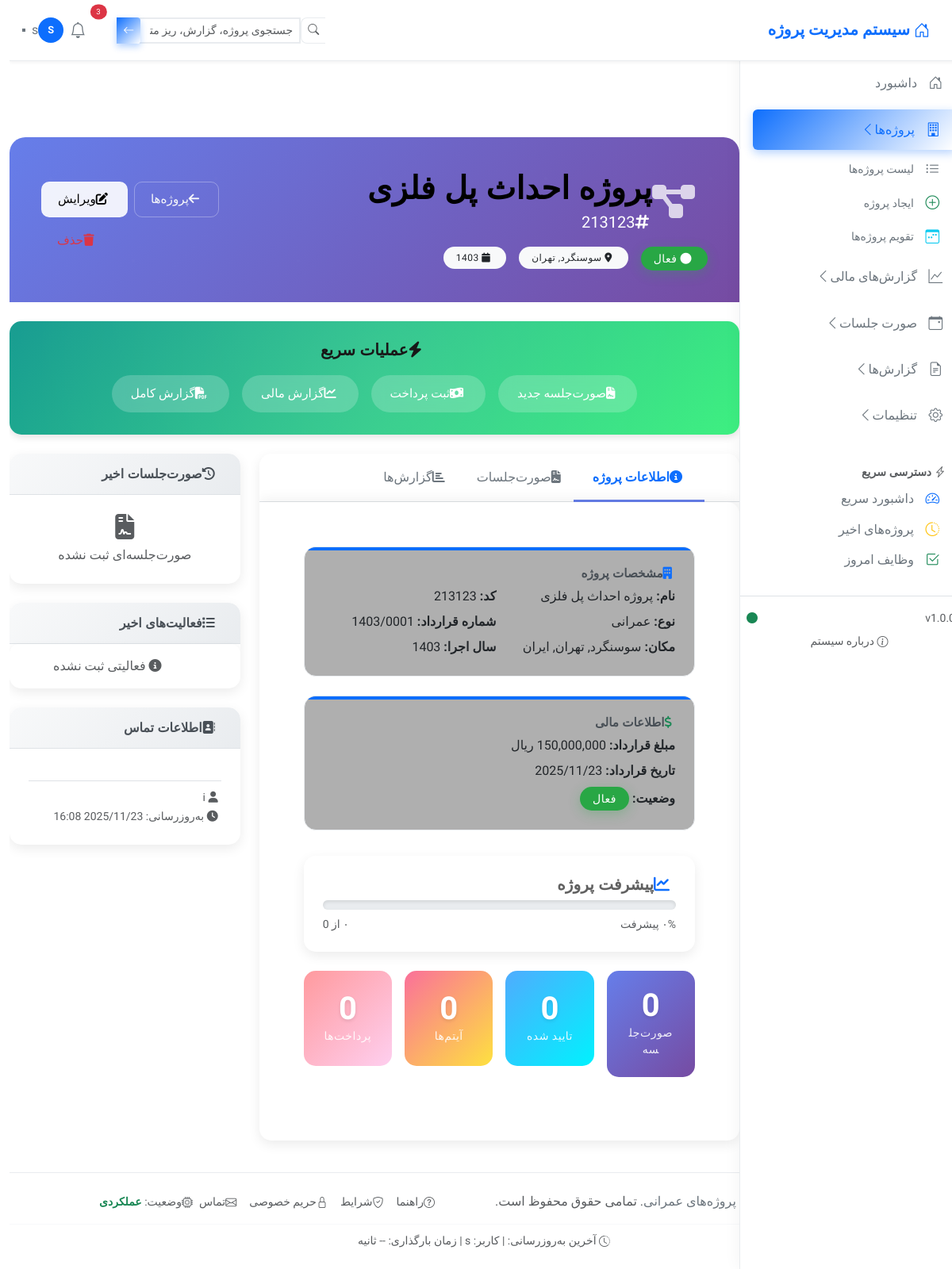
The page /projects/1/ (signed in) on the database as committed earlier.
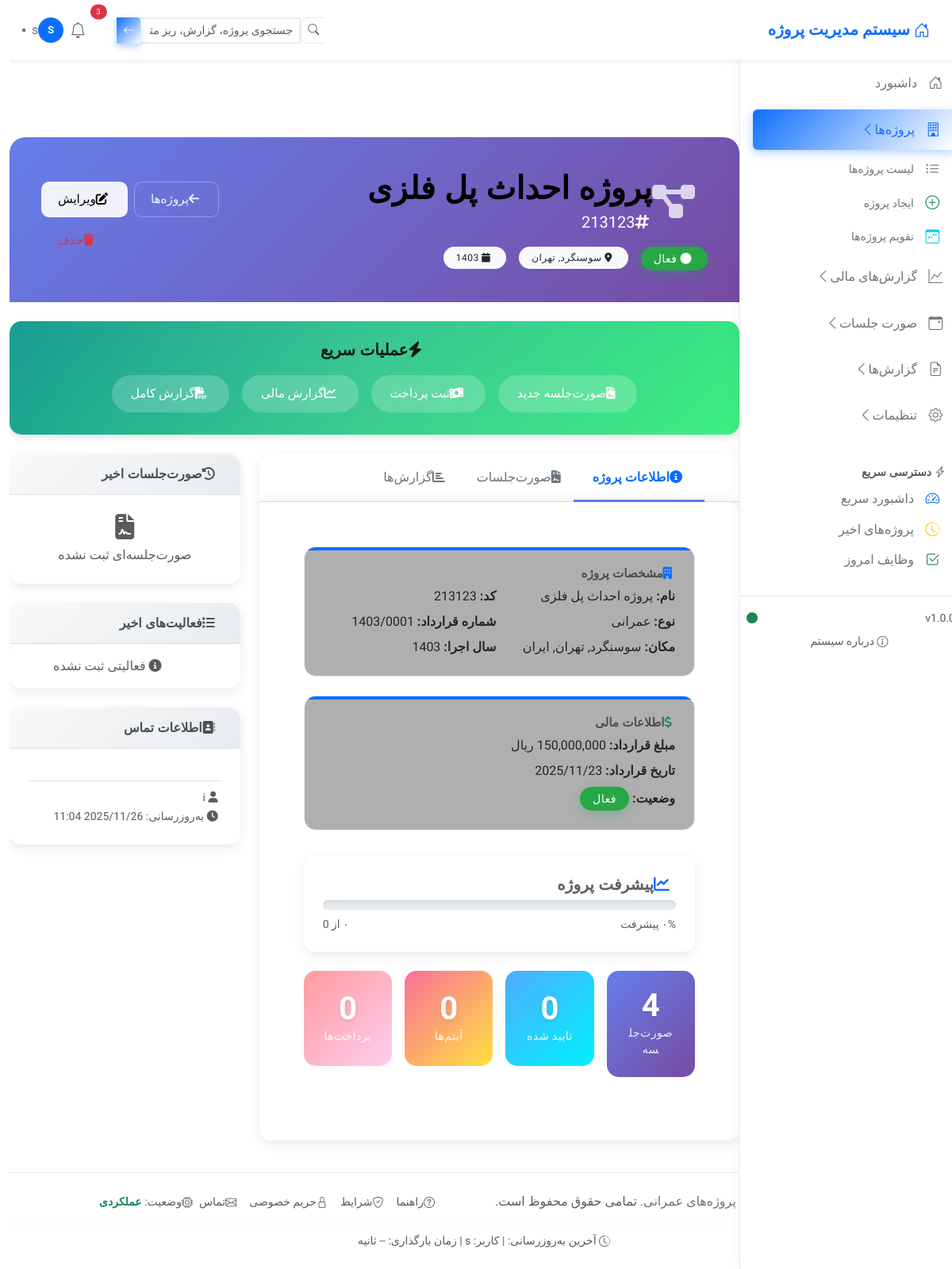
The same page on the database as committed later.
### project/models.py (models this page shows, shortened)
class Project(models.Model):
    STATUS_CHOICES = [
        ('draft', _('پیش‌نویس')),
        ('active', _('فعال')),
        ('in_progress', _('در حال اجرا')),
        ('under_review', _('در حال بررسی')),
        ('awaiting_approval', _('منتظر تأیید')),
        ('completed', _('تمام‌شده')),
        ('suspended', _('معلق')),
        ('cancelled', _('لغو شده')),
    ]
    PROJECT_TYPE_CHOICES = [
        ('civil', _('عمرانی')),
        ('building', _('ساختمانی')),
        ('bridge', _('پل‌سازی')),
        ('dam', _('سدسازی')),
        ('road', _('جاده‌سازی')),
        ('electrical', _('برقی')),
        ('mechanical', _('مکانیکی')),
        ('other', _('سایر')),
    ]
    created_by = models.ForeignKey(
        User,
        on_delete=models.CASCADE,
        related_name='created_projects',
        verbose_name=_('ایجادکننده'),
        help_text=_('کاربری که این پروژه را ایجاد کرده است')
    )
    project_name = models.CharField(
        max_length=255,
        verbose_name=_("نام پروژه"),
        help_text=_("نام کامل و دقیق پروژه")
    )
    project_code = models.CharField(
        max_length=50,
        unique=True,
        verbose_name=_("کد پروژه"),
        help_text=_("کد منحصر به فرد پروژه - قابل تغییر نیست")
    )
    employer = models.CharField(
        max_length=255,
        verbose_name=_("کارفرما"),
        help_text=_("نام کامل کارفرما یا سازمان کارفرما")
    )
    contractor = models.CharField(
        max_length=255,
        verbose_name=_("پیمانکار"),
        help_text=_("نام کامل پیمانکار مجری پروژه")
    )
    consultant = models.CharField(
        max_length=255,
        blank=True,
        null=True,
        verbose_name=_("مدیر طرح یا مشاور"),
        help_text=_("نام مدیر طرح، مشاور یا شرکت مشاور")
    )
    supervising_engineer = models.CharField(
        max_length=255,
        blank=True,
        null=True,
        verbose_name=_("مهندس ناظر"),
        help_text=_("نام مهندس ناظر پروژه")
    )
    city = models.CharField(
        max_length=100,
        verbose_name=_("شهر پروژه"),
        help_text=_("شهر محل اجرای پروژه")
    )
    province = models.CharField(
        max_length=100,
        verbose_name=_("استان"),
        help_text=_("استان محل پروژه")
    )
    country = models.CharField(
        max_length=100,
        default="ایران",
        verbose_name=_("کشور"),
        help_text=_("کشور محل پروژه")
    )
    contract_number = models.CharField(
        max_length=50,
        verbose_name=_("شماره قرارداد"),
        help_text=_("شماره رسمی قرارداد")
    )
    contract_date = models.DateField(
        verbose_name=_("تاریخ قرارداد"),
        help_text=_("تاریخ انعقاد قرارداد")
    )
    execution_year = models.IntegerField(
        validators=[
            MinValueValidator(1370),
            MaxValueValidator(1410)
        ],
        verbose_name=_("سال اجرا بر اساس صورت وضعیت"),
        help_text=_("سال شروع اجرای پروژه یا صدور صورت وضعیت")
    )
    contract_amount = models.DecimalField(
        max_digits=15,
        decimal_places=0,
        validators=[MinValueValidator(100000)],
        verbose_name=_("مبلغ قرارداد"),
        help_text=_("مبلغ کل قرارداد به ریال")
    )
    vat_percentage = models.DecimalField(
        max_digits=5,
        decimal_places=2,
        default=10.00,  # 10% مالیات
        validators=[MinValueValidator(0), MaxValueValidator(100)],
        verbose_name=_("درصد مالیات بر ارزش افزوده"),
        help_text=_("درصد مالیات بر ارزش افزوده (مثال: 10)")
    )
    project_type = models.CharField(
        max_length=20,
        choices=PROJECT_TYPE_CHOICES,
        default='civil',
        verbose_name=_("نوع پروژه"),
        help_text=_("دسته‌بندی نوع پروژه")
    )
    status = models.CharField(
        max_length=20,
        choices=STATUS_CHOICES,
        default='active',
        verbose_name=_("وضعیت پروژه"),
        help_text=_("وضعیت فعلی پروژه")
    )
    contract_file = models.FileField(
        upload_to='contracts/%Y/%m/',
        blank=True,
        null=True,
        verbose_name=_("فایل قرارداد"),
        help_text=_("فایل PDF یا Word قرارداد")
    )
    amount = models.DecimalField(
        max_digits=21,
        decimal_places=2,
        validators=[MinValueValidator(0)],
        blank=True,
        null=True,
        verbose_name=_("مبلغ صورت وضعیت"),
        help_text=_("مبلغ آخرین صورت وضعیت (اختیاری)")
    )
    description = models.TextField(
        blank=True,
        null=True,
        verbose_name=_("توضیحات"),
        help_text=_("توضیحات اضافی درباره پروژه")
    )
    is_active = models.BooleanField(
        default=True,
        verbose_name=_("فعال/غیرفعال"),
        help_text=_("برای حذف نرم: غیرفعال = مخفی از لیست‌ها")
    )
    created_at = models.DateTimeField(
        auto_now_add=True,
        verbose_name=_("زمان ایجاد")
    )
    updated_at = models.DateTimeField(
        auto_now=True,
        verbose_name=_("زمان آخرین ویرایش")
    )
    deleted_at = models.DateTimeField(
        null=True,
        blank=True,
        verbose_name=_("زمان حذف")
    )
    modified_by = models.ForeignKey(
        User,
        on_delete=models.SET_NULL,
        null=True,
        blank=True,
        related_name='modified_projects',
        verbose_name=_("ویرایش‌کننده"),
        help_text=_("کاربر آخر ویرایش‌کننده")
    )
    history = HistoricalRecords(
        excluded_fields=['updated_at', 'is_active', 'deleted_at']
    )
    class Meta:
        verbose_name = _("پروژه عمرانی")
        verbose_name_plural = _("پروژه‌های عمرانی")
        ordering = ['-created_at', 'project_name']
        indexes = [
            models.Index(fields=['project_code', 'is_active']),
            models.Index(fields=['status', 'is_active']),
            models.Index(fields=['execution_year', 'is_active']),
            models.Index(fields=['city', 'province', 'is_active']),
        ]
        permissions = [
            ("can_assign_roles", "Can assign roles to projects"),
            ("can_manage_all_projects", "Can manage all projects"),
            ("can_view_all_projects", "Can view all projects"),
        ]
    def has_access(self, user, required_roles=None):
        if user.is_superuser:
            return True

### project/views.py (the view, shortened to what this page needs)
# urls.py: path('<int:pk>/', views.project_detail, name='project_detail'),
@user_passes_test(is_project_user)
@login_required
def project_detail(request, pk):
    try:
        if request.user.is_superuser:
            project = get_object_or_404(Project, pk=pk, is_active=True)
        if not project.has_access(request.user):
            messages.error(request, 'شما دسترسی مشاهده این پروژه را ندارید')
            return redirect('projects:project_list')
        project_users = project.project_users.filter(is_active=True).select_related('user', 'role', 'assigned_by')
    except Project.DoesNotExist:
        logger.error(f"Error getting project {pk}: Project not found")
        messages.error(request, 'پروژه مورد نظر یافت نشد.')
        return redirect('projects:project_list')
    except Exception as e:
        logger.error(f"Error getting project {pk}: {e}")
        messages.error(request, 'خطا در بارگذاری پروژه.')
        return redirect('projects:project_list')
    statistics = get_project_statistics(project)
    financial_metrics = calculate_financial_metrics(project)
    financial_summary = get_financial_summary(project)
    recent_events = get_recent_events(project)
    warnings = get_project_warnings(project, financial_metrics)
    chart_data = get_chart_data(project)
    project_duration = calculate_project_duration(project)
    last_activity = get_last_activity(project)
    context = {
        'project': project,
        'financial_metrics': financial_metrics,
        'financial_summary': financial_summary,
        'statistics': statistics,
        'total_sessions': statistics.get('sessions_count', 0),
        'approved_sessions': statistics.get('approved_sessions_count', 0),
        'pending_sessions': statistics.get('pending_sessions_count', 0),
        'total_items': statistics.get('total_items_count', 0),
        'total_measured_amount': statistics.get('total_measured_amount', Decimal('0.00')),
        'formatted_total_measured': format_number_int(statistics.get('total_measured_amount', Decimal('0.00'))),
        'total_payments': statistics.get('payments_count', 0),
        'approved_payments': statistics.get('approved_payments_count', 0),
        'total_paid_amount': statistics.get('total_paid_amount', Decimal('0.00')),
        'formatted_total_paid': format_number_int(statistics.get('total_paid_amount', Decimal('0.00'))),
        'total_documents': statistics.get('total_documents', 0),
        'overall_progress': financial_metrics.get('progress', Decimal('0.00')),
        'formatted_progress': financial_metrics.get('progress_display', '۰%'),
        'progress_class': _get_progress_class(financial_metrics.get('progress', 0)),
        'chart_data': chart_data,
        'recent_sessions': recent_events.get('sessions', []),
        'recent_payments': recent_events.get('payments', []),
        'recent_events': recent_events,
        'warnings': warnings,
        'project_duration': project_duration,
        'last_activity': last_activity,
        'title': f'جزئیات پروژه: {project.project_name}',
        'page_title': f'پروژه {project.project_name} (کد: {project.project_code})',
        'active_menu': 'projects',
        'current_user': request.user,
        'show_sidebar': True,
    }
    return render(request, 'project/project_detail.html', context)

### templates/project/project_detail.html (shortened to what the changed rows need)
{% extends 'layout/project_base.html' %}
{% load static %}
{% load humanize %}
{% block extra_css %}
<link href="https://cdn.jsdelivr.net/npm/chart.js@3.9.1/dist/chart.min.css" rel="stylesheet">
{% endblock %}
{% block content %}
<div class="container-fluid py-3">
    <div class="detail-header text-white mb-4 position-relative">
        <div class="row align-items-center">
            <div class="col-md-8">
                <div class="d-flex align-items-center mb-3">
                    <div>
                        <h1 class="mb-1">{{ project.project_name }}</h1>
                        <p class="mb-0 lead opacity-90">
                            <i class="fas fa-hashtag me-1"></i>{{ project.project_code }}
                        </p>
                    </div>
                </div>
                <div class="row g-3">
                    <div class="col-auto">
                        <span class="badge status-badge bg-status-{{ project.status }} px-3 py-2">
                            <i class="fas fa-circle me-1"></i>
                            {{ project.get_status_display }}
                        </span>
                    </div>
                    <div class="col-auto">
                        <span class="badge bg-light text-dark px-3 py-2">
                            <i class="fas fa-map-marker-alt me-1"></i>
                            {{ project.city }}, {{ project.province }}
                        </span>
                    </div>
                    <div class="col-auto">
                        <span class="badge bg-light text-dark px-3 py-2">
                            <i class="fas fa-calendar me-1"></i>
                            {{ project.execution_year|default:"در حال تعیین" }}
                        </span>
                    </div>
                </div>
            </div>
        </div>
    </div>
    <div class="row g-4">
        <div class="col-lg-8">
            <div class="card border-0">
                <div class="tab-content" id="projectTabContent">
                    <div class="tab-pane fade show active" id="info" role="tabpanel">
                        <div class="p-4">
                            <div class="info-grid">
                                <div class="info-card">
                                    <div class="row g-2">
                                        <div class="col-6">
                                            <strong>نام:</strong> {{ project.project_name }}
                                        </div>
                                        <div class="col-6">
                                            <strong>کد:</strong> {{ project.project_code }}
                                        </div>
                                        <div class="col-6">
                                            <strong>نوع:</strong> {{ project.get_project_type_display }}
                                        </div>
                                        <div class="col-6">
                                            <strong>شماره قرارداد:</strong> {{ project.contract_number }}
                                        </div>
                                        <div class="col-6">
                                            <strong>مکان:</strong> {{ project.city }}, {{ project.province }}, {{ project.country }}
                                        </div>
                                        <div class="col-6">
                                            <strong>سال اجرا:</strong> {{ project.execution_year|default:"نامشخص" }}
                                        </div>
                                    </div>
                                </div>
                                <div class="info-card">
                                    <div class="row g-2">
                                        <div class="col-12">
                                            <strong>مبلغ قرارداد:</strong>
                                            {{ project.contract_amount|intcomma|default:"نامشخص" }} ریال
                                        </div>
                                        <div class="col-6">
                                            <strong>تاریخ قرارداد:</strong>
                                            {{ project.contract_date|date:"Y/m/d" }}
                                        </div>
                                        <div class="col-12">
                                            <strong>وضعیت:</strong>
                                            <span class="badge status-badge bg-status-{{ project.status }}">
                                                {{ project.get_status_display }}
                                            </span>
                                        </div>
                                    </div>
                                </div>
                            </div>
                            <div class="row g-3 mb-4">
                                <div class="col-md-3">
                                    <div class="metric-card primary text-center">
                                        <div class="metric-number">{{ statistics.sessions_count|default:0 }}</div>
                                        <div class="metric-label">صورت‌جلسه</div>
                                    </div>
                                </div>
                            </div>
                        </div>
                    </div>
                </div>
            </div>
        </div>
        <div class="col-lg-4">
            <div class="card border-0">
                <div class="card-body">
                    <div class="mt-3 pt-2 border-top">
                        <small class="text-muted">
                            <i class="fas fa-user me-1"></i>
                        </small>
                        <br>
                        <small class="text-muted">
                            <i class="fas fa-clock me-1"></i>
                            به‌روزرسانی: {{ project.updated_at|date:"Y/m/d H:i" }}
                        </small>
                    </div>
                </div>
            </div>
        </div>
    </div>
</div>
{% endblock %}

Rows that differ between the two databases and show on the page:
changed Project "پروژه احداث پل فلزی": updated_at "2025/11/23 16:08" → "2025/11/26 11:04"
Other text that changed with them:
{{ statistics.sessions_count|default:0 }}: "0" → "4"
